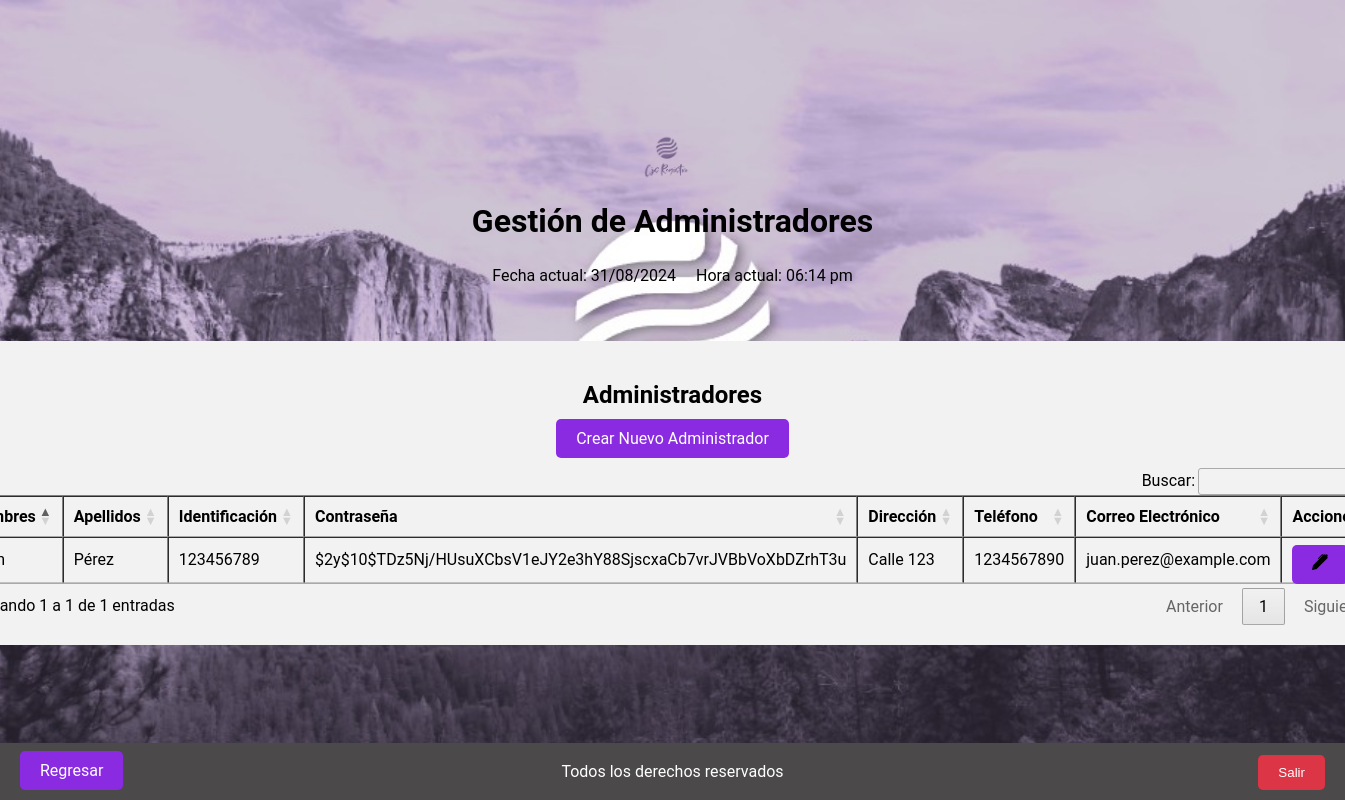
/views/administrador/administradores/index.php (signed in), run on the app's committed database.
### tables this page shows
CREATE TABLE `usuarios` (
  `ID_usuario` int(11) NOT NULL,
  `Nombres` varchar(50) DEFAULT NULL,
  `Apellidos` varchar(50) DEFAULT NULL,
  `Identificacion` varchar(20) DEFAULT NULL,
  `contraseña` varchar(255) DEFAULT NULL,
  `Direccion` varchar(100) DEFAULT NULL,
  `Telefono` varchar(15) DEFAULT NULL,
  `Correo_electronico` varchar(50) DEFAULT NULL,
  `ID_rol` enum('Administrador','Docente') NOT NULL
);

### views/administrador/administradores/index.php (the view, shortened to what this page needs)
<?php
    require_once '../../../config/db.php';
    $query = "SELECT * FROM usuarios WHERE ID_rol = 'Administrador'";
    $result = $db->query($query);
?>
<!DOCTYPE html>
<html lang="es">
<head>
    <link rel="stylesheet" type="text/css" href="../../../assets/styles.css">
    <link rel="stylesheet" type="text/css" href="https://cdn.datatables.net/1.12.1/css/jquery.dataTables.css">
    <link rel="stylesheet" type="text/css" href="https://cdn.datatables.net/buttons/2.3.6/css/buttons.dataTables.min.css">
</head>
<body>
    <header>
        <div class="logo-container">
            <img src="../../../assets/Logo.png" alt="Logo de la empresa" class="logo">
        </div>
        <div class="title">
            <h1>Gestión de Administradores</h1>
        </div>
        <div class="datetime">
            <?php
                $fechaActual = date("d/m/Y");
                $horaActual = date("h:i a");
            ?>
            <div class="datetime">
                <div class="fecha">
                    <p>Fecha actual: <?php echo $fechaActual; ?></p>
                </div>
                <div class="hora">
                    <p>Hora actual: <?php echo $horaActual; ?></p>
                </div>
            </div>
        </div>
    </header>
    <section class="admin">
        <div class="subtitulo-admin">
            <h2>Administradores</h2>
            <div class="crear-administrador">
            <a href="/dashboard/cjs/views/administrador/administradores/create.php" class="button boton-centrado">Crear Nuevo Administrador</a>
        </div>
        </div>
        <section class="administradores" id="section-administradores">
            <div class="tabla-administradores tabla-scroll">
                <table class="table table-striped table-dark table_id" border="1" id="tabla-administradores">
                    <thead>
                        <tr>
                            <th>Nombres</th>
                            <th>Apellidos</th>
                            <th>Identificación</th>
                            <th>Contraseña</th>
                            <th>Dirección</th>
                            <th>Teléfono</th>
                            <th>Correo Electrónico</th>
                            <th>Acciones</th>
                        </tr>
                    </thead>
                    <tbody>
                        <?php
                        if ($result->rowCount() > 0) {
                            while ($row = $result->fetch(PDO::FETCH_ASSOC)) {
                                echo "<tr>";
                                echo "<td>" . htmlspecialchars($row['Nombres']) . "</td>";
                                echo "<td>" . htmlspecialchars($row['Apellidos']) . "</td>";
                                echo "<td>" . htmlspecialchars($row['Identificacion']) . "</td>";
                                echo "<td>" . htmlspecialchars($row['contraseña']) . "</td>";
                                echo "<td>" . htmlspecialchars($row['Direccion']) . "</td>";
                                echo "<td>" . htmlspecialchars($row['Telefono']) . "</td>";
                                echo "<td>" . htmlspecialchars($row['Correo_electronico']) . "</td>";
                                echo "<td>";
                                $url_update = '/dashboard/cjs/views/administrador/administradores/update.php?id=' . $row['ID_usuario'];
                                echo "<a href='" . htmlspecialchars($url_update) . "' class='boton-modificar'><img src='../../../assets/editar.svg' alt='Editar'></a>";
                                echo "</td>";
                                echo "</tr>";
                            }
                        } else {
                            echo "<tr><td colspan='8'>No hay administradores registrados</td></tr>";
                        }
                        ?>
                    </tbody>
                </table>
            </div>
            <div class="regresar">
                <a href="http://localhost/dashboard/cjs/views/administrador/index.php" class="button boton-centrado" id="btn-regresar">Regresar</a>
            </div>
            <div class="salir">
        <button id="btn_salir" onclick="window.location.href='/dashboard/cjs/login/logout.php'">Salir</button>
    </div>
        </section>
    </section>
    <footer>
        <p>Todos los derechos reservados</p>
    </footer>
</body>
</html>

### assets/styles.css (style rules this page uses)
body { margin: 5px 0 0 0; padding: 0; display: flex; flex-direction: column; align-items: center; justify-content: center; min-height: 100vh; font-family: Arial, sans-serif; }
header { display: flex; flex-direction: column; align-items: center; justify-content: space-between; margin-bottom: 20px; }
header h1 { margin-bottom: 10px; }
.logo-container { display: flex; align-items: center; margin-right: 10px; }
.logo { width: 50px; height: auto; }
.datetime { display: flex; justify-content: space-between; margin-bottom: 0px; }
.datetime .fecha { margin-right: 10px; }
.datetime .hora { margin-left: 10px; }
footer { position: fixed; bottom: 0; left: 0; width: 100%; background-color: #4b4949; color: #fff; text-align: center; padding: 3px 0; }
.admin { background-color: #f2f2f2; padding: 20px; border-radius: 10px; margin: 20px; min-height: 250px; }
.subtitulo-admin { text-align: center; margin-bottom: 20px; }
.boton-modificar, .boton-generar-qr, .boton-habilitar, .boton-inhabilitar, .boton-centrado { background-color: #8A2BE2; color: white; padding: 10px 20px; border: none; border-radius: 5px; text-decoration: none; }
.salir { position: fixed; bottom: 10px; right: 20px; z-index: 1; }
#btn_salir { background-color: #dc3545; color: white; padding: 10px 20px; border: none; border-radius: 5px; cursor: pointer; }
.regresar { position: fixed; bottom: 20px; left: 20px; z-index: 1; }
button { background-color: #4CAF50; color: white; padding: 10px 20px; border: none; border-radius: 5px; cursor: pointer; transition: background-color 0.3s; }

### views/administrador/administradores/index.php (style rules this page uses)
body { display: flex; justify-content: center; align-items: center; min-height: 100vh; background-image: url('../../../assets/fondo.jpg'); background-size: cover; background-position: center; background-repeat: no-repeat; margin: 0; font-family: 'Roboto', sans-serif; }

### data on the page
usuarios: Apellidos "Pérez", Identificacion "123456789", contraseña "$2y$10$TDz5Nj/HUsuXCbsV1eJY2e3hY88SjscxaCb7vrJVBbVoXbDZrhT3u", Direccion "Calle 123", Telefono "1234567890", Correo_electronico "juan.perez@example.com"
